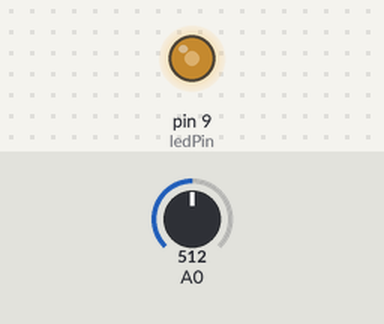
Bench run of a sketch on a simulated Arduino Uno, built with avr-gcc and run on an emulated ATmega328P. Parts: output pins drawn as LEDs (lit = HIGH). The inputs (shaded band) are chosen by the test bench; at power-on: A0 = 512.

Above: at 1.2 s.
1.3 s: A0 set to 716
At 2.0 s:
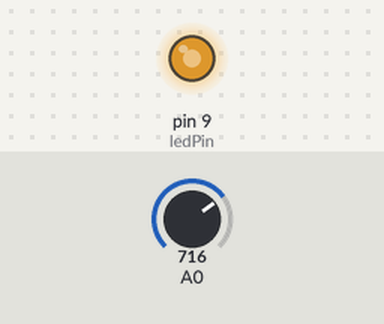
2.8 s: A0 set to 900
At 3.2 s:
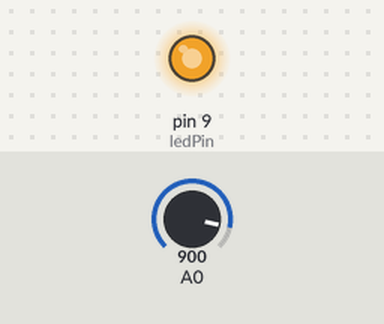
4.3 s: A0 set to 122
At 5.5 s:
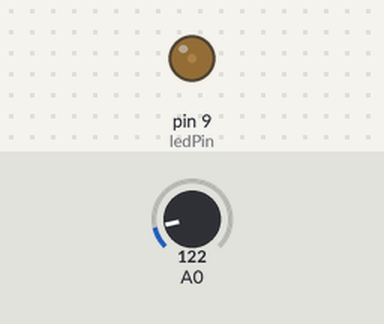
5.8 s: A0 set to 0
At 6.7 s:
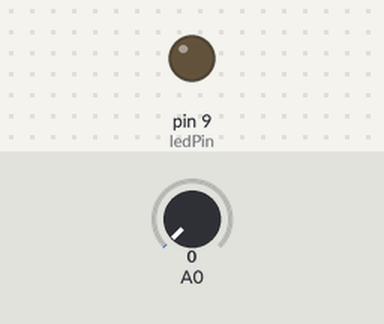
7.3 s: A0 set to 511
At 7.8 s:
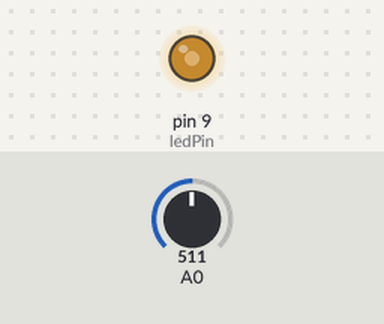
Timing chart, 0 to 9.8 s (numbered marks = the images above; inputs shaded):
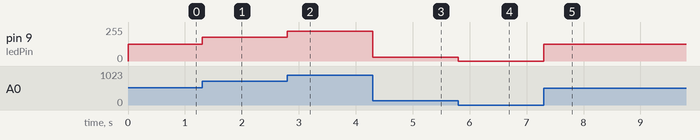

The sketch:

photoresistance.ino
```cpp
/***********************************************************
File name: photoresistance.ino
***********************************************************/


int convertValue; // Define a variable to save the ADC value
int ledPin = 9;   // The number of the LED pin

void setup() {
  pinMode(ledPin, OUTPUT);  // Set ledPin into output mode
}

void loop() {
  convertValue = analogRead(A0);  // Read analog voltage value of A0 port, and save
  // Map analog to the 0-255 range, and works as ledPin duty cycle setting
  analogWrite(ledPin, map(convertValue, 0, 1023, 0, 255));
}
```

Measured:
- after the input at 1.3 s, pin 9 (ledPin): 127/255 → 178/255 at once
- after the input at 2.8 s, pin 9 (ledPin): 178/255 → 224/255 at once
- after the input at 4.3 s, pin 9 (ledPin): 224/255 → 30/255 at once
- after the input at 5.8 s, pin 9 (ledPin): 30/255 → 0/255 at once
- after the input at 7.3 s, pin 9 (ledPin): 0/255 → 127/255 at once
